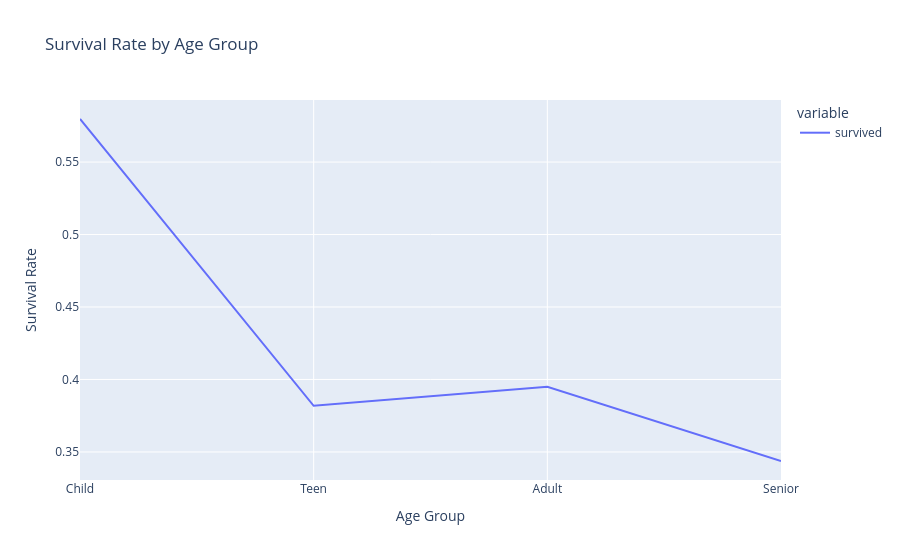

The cell this chart's notebook holds for it:
### Markdown cell above
#### Task 3: Plotly - Interactive Visualizations
Using the Titanic dataset: <br>
i   Create an interactive line chart showing survival rates across age groups. <br>
ii  Plot a 3D scatter plot for age, fare, and survival status. <br>
iii Design an interactive pie chart showing the distribution of passenger classes. <br>
(Ensure hover effects and legends are included)

### Code cell
import plotly.express as px

ship = sns.load_dataset("titanic")

bin_edges = [0, 12, 20, 50, 85]
age_groups = ["Child", "Teen", "Adult", "Senior"]

ship["age_group"] = pd.cut(ship['age'], bins=bin_edges, labels=age_groups)
survival_rate = ship.groupby("age_group")["survived"].mean()
survival_rate
fig = px.line(survival_rate, labels={'age_group': 'Age Group', 'value': 'Survival Rate'}, title='Survival Rate by Age Group')
fig.show()

### Figure 1 — Plotly figure (JSON) as saved in the notebook; plotly's stock layout.template omitted (floating-point values rounded to 4 significant figures)
{"data": [{"hovertemplate": "variable=survived<br>Age Group=%{x}<br>Survival Rate=%{y}<extra></extra>", "legendgroup": "survived", "line": {"color": "#636efa", "dash": "solid"}, "marker": {"symbol": "circle"}, "mode": "lines", "name": "survived", "orientation": "v", "showlegend": true, "type": "scatter", "x": ["Child", "Teen", "Adult", "Senior"], "xaxis": "x", "y": [0.5797, 0.3818, 0.3949, 0.3438], "yaxis": "y"}], "layout": {"legend": {"title": {"text": "variable"}, "tracegroupgap": 0}, "title": {"text": "Survival Rate by Age Group"}, "xaxis": {"anchor": "y", "domain": [0, 1], "title": {"text": "Age Group"}}, "yaxis": {"anchor": "x", "domain": [0, 1], "title": {"text": "Survival Rate"}}}}
